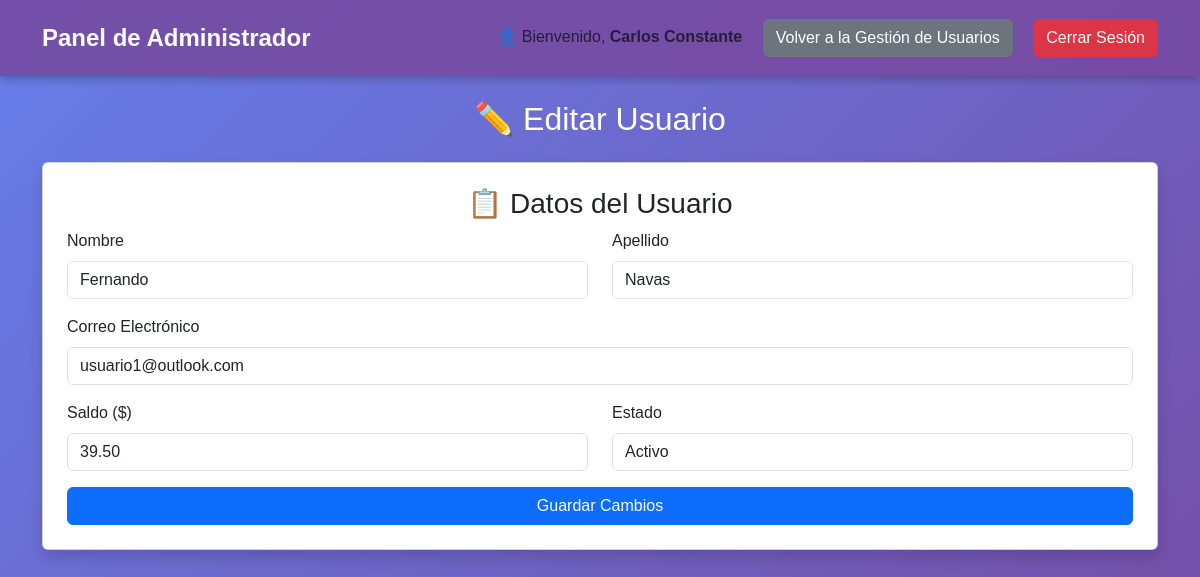
/dashboard/admin/gestion/usuarios/editar/2/ (signed in), run on the app's committed database.
### api/models.py (models this page shows)
class Usuario(AbstractBaseUser, PermissionsMixin):
    email = models.EmailField(unique=True, verbose_name=_("Correo Electrónico"))
    first_name = models.CharField(max_length=30, verbose_name=_("Nombre"), blank=True, null=True)
    last_name = models.CharField(max_length=30, verbose_name=_("Apellido"), blank=True, null=True)
    saldo = models.DecimalField(max_digits=10, decimal_places=2, default=0, verbose_name=_("Saldo Disponible"))
    is_active = models.BooleanField(default=True, verbose_name=_("Activo"))
    is_staff = models.BooleanField(default=False, verbose_name=_("Miembro del personal"))
    date_joined = models.DateTimeField(default=timezone.now, verbose_name=_("Fecha de Registro"))
    last_login = models.DateTimeField(blank=True, null=True, verbose_name=_("Último Acceso"))
    groups = models.ManyToManyField(
        "auth.Group",
        related_name="usuarios_personalizados",
        blank=True,
        verbose_name=_("Grupos"),
    )
    user_permissions = models.ManyToManyField(
        "auth.Permission",
        related_name="usuarios_personalizados",
        blank=True,
        verbose_name=_("Permisos de Usuario"),
    )
    USERNAME_FIELD = "email"
    REQUIRED_FIELDS = ["first_name", "last_name"]
    objects = UsuarioManager()
    def __str__(self):
        return f"{self.first_name} {self.last_name} ({self.email})"

### webapp/views.py (the view, shortened to what this page needs)
# urls.py: path("dashboard/admin/gestion/usuarios/editar/<int:usuario_id>/", webapp_views.view_dashboard_admin_gestion_usuarios_editar, name="dashboard_admin_gestion_usuarios_editar"),
@login_required
@user_passes_test(lambda u: u.is_staff)  # Solo administradores pueden acceder
def view_dashboard_admin_gestion_usuarios_editar(request, usuario_id):
    usuario_admin = request.user
    nombre_usuario = f"{usuario_admin.first_name} {usuario_admin.last_name}".strip() or usuario_admin.email
    usuario = get_object_or_404(Usuario, id=usuario_id)  # ⚠️ Eliminamos el filtro is_staff=False
    print(usuario)
    return render(request, "webapp/dashboard_admin/usuarios_editar.html", {"usuario": usuario, "nombre_usuario": nombre_usuario,})

### webapp/templates/webapp/dashboard_admin/usuarios_editar.html (shortened to what this page needs)
{% extends 'cabezal.html' %}
{% block secciones_pagina_web_staff %}
    <span class="navbar-text me-3">👤 Bienvenido, <strong>{{ nombre_usuario }}</strong></span>
    <a href="{% url 'dashboard_admin_gestion_usuarios' %}" class="btn btn-secondary">
         Volver a la Gestión de Usuarios
    </a>
{% endblock %}
{% block contenido_pagina %}
<div class="container mt-4">
    <h2 class="text-center mb-4">✏️ Editar Usuario</h2>
    <div class="card p-4 shadow">
        <h3 class="text-center">📋 Datos del Usuario</h3>
        <form method="POST">
            <div class="row">
                <div class="col-md-6 mb-3">
                    <label for="first_name" class="form-label">Nombre</label>
                    <input type="text" name="first_name" class="form-control" value="{{ usuario.first_name }}" required>
                </div>
                <div class="col-md-6 mb-3">
                    <label for="last_name" class="form-label">Apellido</label>
                    <input type="text" name="last_name" class="form-control" value="{{ usuario.last_name }}" required>
                </div>
            </div>
            <div class="mb-3">
                <label for="email" class="form-label">Correo Electrónico</label>
                <input type="email" name="email" class="form-control" value="{{ usuario.email }}" required>
            </div>
            <div class="row">
                <div class="col-md-6 mb-3">
                    <label for="saldo" class="form-label">Saldo ($)</label>
                    <input type="number" name="saldo" class="form-control" step="0.01" value="{{ usuario.saldo }}" required>
                </div>
                <div class="col-md-6 mb-3">
                    <label for="is_active" class="form-label">Estado</label>
                    <select name="is_active" class="form-control">
                        <option value="True" {% if usuario.is_active %}selected{% endif %}>Activo</option>
                    </select>
                </div>
            </div>
            <button type="submit" class="btn btn-primary w-100">
                 Guardar Cambios
            </button>
        </form>
    </div>
</div>
{% endblock %}

### webapp/static/webapp/css/styles_dashboard_admin.css (style rules this page uses)
* { margin: 0; padding: 0; box-sizing: border-box; font-family: 'Poppins', sans-serif; }
body { background: linear-gradient(135deg, #667eea, #764ba2); color: #fff; min-height: 100vh; display: flex; flex-direction: column; }

### data on the page
Usuario: first_name "Fernando", last_name "Navas", email "usuario1@outlook.com", saldo "39.50", is_active "Activo"

### other printed values
{{ nombre_usuario }} "Carlos Constante"
